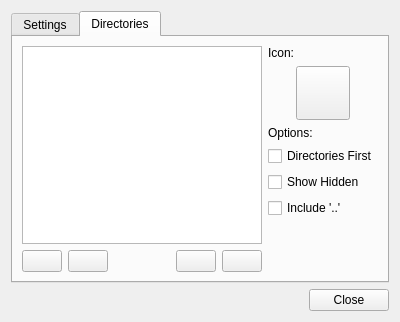
<?xml version="1.0" encoding="UTF-8"?>
<ui version="4.0">
 <class>Dialog</class>
 <widget class="QDialog" name="Dialog">
  <property name="geometry">
   <rect>
    <x>0</x>
    <y>0</y>
    <width>400</width>
    <height>322</height>
   </rect>
  </property>
  <property name="windowTitle">
   <string>Dialog</string>
  </property>
  <property name="layoutDirection">
   <enum>Qt::LeftToRight</enum>
  </property>
  <layout class="QVBoxLayout" name="verticalLayout_4">
   <item>
    <widget class="QTabWidget" name="tabWidget">
     <property name="layoutDirection">
      <enum>Qt::LeftToRight</enum>
     </property>
     <property name="currentIndex">
      <number>1</number>
     </property>
     <widget class="QWidget" name="tab">
      <attribute name="title">
       <string>Settings</string>
      </attribute>
      <widget class="QWidget" name="">
       <property name="geometry">
        <rect>
         <x>310</x>
         <y>0</y>
         <width>69</width>
         <height>106</height>
        </rect>
       </property>
       <layout class="QVBoxLayout" name="verticalLayout_3">
        <item>
         <widget class="QLabel" name="label_3">
          <property name="text">
           <string>Tray Icon:</string>
          </property>
         </widget>
        </item>
        <item>
         <widget class="QCheckBox" name="checkBox">
          <property name="text">
           <string>Default</string>
          </property>
         </widget>
        </item>
        <item>
         <widget class="QPushButton" name="appIconButton">
          <property name="enabled">
           <bool>true</bool>
          </property>
          <property name="minimumSize">
           <size>
            <width>54</width>
            <height>54</height>
           </size>
          </property>
          <property name="maximumSize">
           <size>
            <width>54</width>
            <height>54</height>
           </size>
          </property>
          <property name="text">
           <string/>
          </property>
         </widget>
        </item>
       </layout>
      </widget>
      <widget class="QWidget" name="">
       <property name="geometry">
        <rect>
         <x>10</x>
         <y>10</y>
         <width>172</width>
         <height>25</height>
        </rect>
       </property>
       <layout class="QHBoxLayout" name="horizontalLayout_6">
        <item>
         <widget class="QLabel" name="label_4">
          <property name="text">
           <string>Terminal</string>
          </property>
         </widget>
        </item>
        <item>
         <widget class="QLineEdit" name="lineEdit"/>
        </item>
       </layout>
      </widget>
     </widget>
     <widget class="QWidget" name="dirsTab">
      <property name="enabled">
       <bool>true</bool>
      </property>
      <property name="layoutDirection">
       <enum>Qt::LeftToRight</enum>
      </property>
      <attribute name="title">
       <string>Directories</string>
      </attribute>
      <layout class="QVBoxLayout" name="verticalLayout_5">
       <item>
        <layout class="QHBoxLayout" name="horizontalLayout_4">
         <item>
          <layout class="QVBoxLayout" name="verticalLayout">
           <item>
            <widget class="QListView" name="listView"/>
           </item>
           <item>
            <layout class="QHBoxLayout" name="horizontalLayout_3">
             <item>
              <layout class="QHBoxLayout" name="horizontalLayout_2">
               <item>
                <widget class="QPushButton" name="addButton">
                 <property name="text">
                  <string/>
                 </property>
                 <property name="icon">
                  <iconset theme="list-add">
                   <normaloff/>
                  </iconset>
                 </property>
                </widget>
               </item>
               <item>
                <widget class="QPushButton" name="removeButton">
                 <property name="text">
                  <string/>
                 </property>
                 <property name="icon">
                  <iconset theme="list-remove">
                   <normaloff/>
                  </iconset>
                 </property>
                </widget>
               </item>
              </layout>
             </item>
             <item>
              <spacer name="horizontalSpacer">
               <property name="orientation">
                <enum>Qt::Horizontal</enum>
               </property>
               <property name="sizeHint" stdset="0">
                <size>
                 <width>40</width>
                 <height>20</height>
                </size>
               </property>
              </spacer>
             </item>
             <item>
              <layout class="QHBoxLayout" name="horizontalLayout_5">
               <item>
                <widget class="QPushButton" name="upButton">
                 <property name="text">
                  <string/>
                 </property>
                 <property name="icon">
                  <iconset theme="arrow-up">
                   <normaloff/>
                  </iconset>
                 </property>
                </widget>
               </item>
               <item>
                <widget class="QPushButton" name="downButton">
                 <property name="text">
                  <string/>
                 </property>
                 <property name="icon">
                  <iconset theme="arrow-down">
                   <normaloff/>
                  </iconset>
                 </property>
                </widget>
               </item>
              </layout>
             </item>
            </layout>
           </item>
          </layout>
         </item>
         <item>
          <layout class="QVBoxLayout" name="verticalLayout_2">
           <item alignment="Qt::AlignLeft">
            <widget class="QLabel" name="label">
             <property name="text">
              <string>Icon:</string>
             </property>
            </widget>
           </item>
           <item alignment="Qt::AlignHCenter">
            <widget class="QPushButton" name="iconButton">
             <property name="minimumSize">
              <size>
               <width>54</width>
               <height>54</height>
              </size>
             </property>
             <property name="maximumSize">
              <size>
               <width>54</width>
               <height>54</height>
              </size>
             </property>
             <property name="text">
              <string/>
             </property>
            </widget>
           </item>
           <item>
            <widget class="QLabel" name="label_2">
             <property name="text">
              <string>Options:</string>
             </property>
            </widget>
           </item>
           <item>
            <widget class="QCheckBox" name="dirsFirstBox">
             <property name="text">
              <string>Directories First</string>
             </property>
            </widget>
           </item>
           <item>
            <widget class="QCheckBox" name="showHiddenBox">
             <property name="text">
              <string>Show Hidden</string>
             </property>
            </widget>
           </item>
           <item>
            <widget class="QCheckBox" name="includePreviousBox">
             <property name="text">
              <string>Include '..'</string>
             </property>
            </widget>
           </item>
           <item>
            <spacer name="verticalSpacer">
             <property name="orientation">
              <enum>Qt::Vertical</enum>
             </property>
             <property name="sizeHint" stdset="0">
              <size>
               <width>20</width>
               <height>40</height>
              </size>
             </property>
            </spacer>
           </item>
          </layout>
         </item>
        </layout>
       </item>
      </layout>
     </widget>
    </widget>
   </item>
   <item>
    <layout class="QHBoxLayout" name="horizontalLayout">
     <item>
      <spacer name="horizontalSpacer_2">
       <property name="orientation">
        <enum>Qt::Horizontal</enum>
       </property>
       <property name="sizeHint" stdset="0">
        <size>
         <width>40</width>
         <height>20</height>
        </size>
       </property>
      </spacer>
     </item>
     <item>
      <widget class="QPushButton" name="okButton">
       <property name="sizePolicy">
        <sizepolicy hsizetype="Minimum" vsizetype="Fixed">
         <horstretch>0</horstretch>
         <verstretch>0</verstretch>
        </sizepolicy>
       </property>
       <property name="minimumSize">
        <size>
         <width>80</width>
         <height>0</height>
        </size>
       </property>
       <property name="maximumSize">
        <size>
         <width>80</width>
         <height>16777215</height>
        </size>
       </property>
       <property name="text">
        <string>Close</string>
       </property>
       <property name="icon">
        <iconset theme="window-close"/>
       </property>
      </widget>
     </item>
    </layout>
   </item>
  </layout>
 </widget>
 <resources/>
 <connections/>
</ui>
